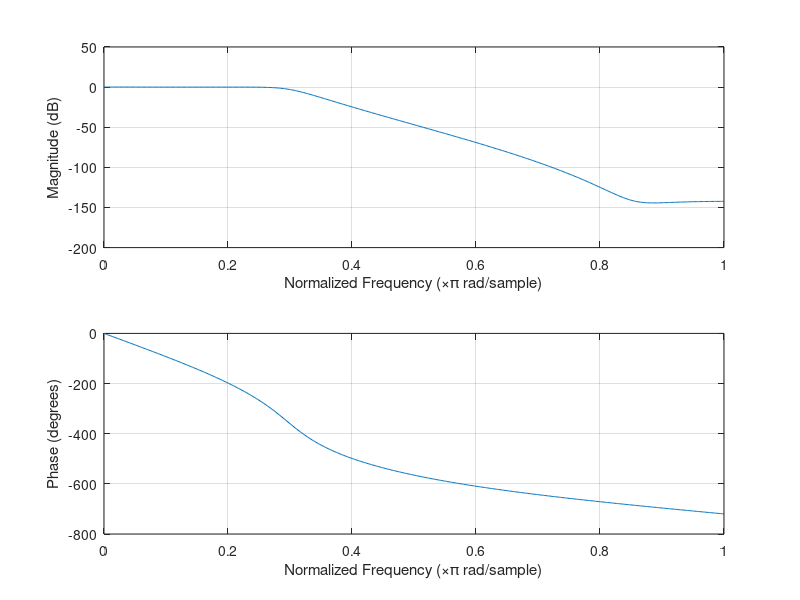

MATLAB code for this plot: (Note: this script raises an error after producing the figure.)
% Design a 8th order low pass IIR Butterworth filter assuming a sampling 
% frequency of 20 kHz and a passband edge at 3 kHz 
N=8; 		% filter order
Fs=20000; 	% sampling frequency
Fc=3000;	% cutoff frequency
Nfft = 1024;	% size of FFT
m=16; 		% Number of bits for quantization

[B,A] = butter(N,2*Fc/Fs);  % design Butterworth IIR filter
x=Fs*(0:(Nfft-1))/Nfft;
plot(x,20*log10(abs(fft(B,Nfft)./fft(A,Nfft)))) % fft diagram
title([num2str(N) 'th order Butterworth IIR Filter'])
xlabel('Frequency (Hz)'), ylabel('Amplitude (dB)')
zoom on; grid on;
pause
freqz(B,A);     % frequency and phase response
pause

zplane(B,A)
title([num2str(N) 'th order Butterworth IIR Filter'])
pause

% Quantize coefficients to 16 bits
Bq=B./max(B);	% scale to a max value <= 1
Bq=floor(2^(m-1)*Bq);   % multiply by 2^15,then remove fractional part
Bq=max(B)*Bq/2^(m-1);   % divided by 2^15, then renormalize
Aq=A./max(A);	%scale to a max value <= 1
Aq=floor(2^(m-1)*Aq);   % multiply by 2^15,then remove fractional part
Aq=max(A)*Aq/2^(m-1);    % divided by 2^15, then renormalize

plot(x,20*log10(abs(fft(Bq,Nfft)./fft(Aq,Nfft))))
title([num2str(m) 'Bit Quantized Butterworth IIR Filter'])
xlabel('Frequency (Hz)'), ylabel('Amplitude (dB)')
zoom on; grid on;
pause
freqz(Bq,Aq);
pause

[H1,H2,H3]=zplane(B,A);
set(H1,'Color',[1 0 1])	% Chamge Colours
set(H2,'Color',[1 0 1])
hold on
zplane(Bq,Aq)
title([num2str(m) 'Bit Quantized Butterworth IIR Filter'])